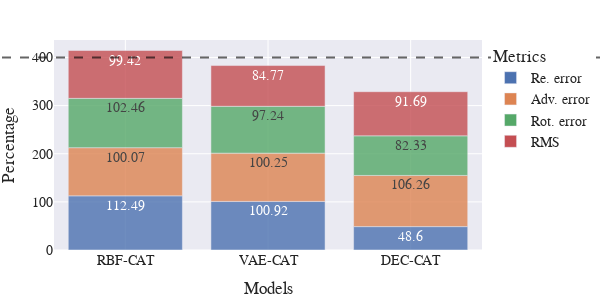

Write notebook code for a chart like this one.
### Code cell
file_name = "FE_vs_FC-CAT"
keys = list(comp_df.keys())
x = [k for k in keys for i in range(4)]
y = []
for k in keys:
    y += [comp_df[k][metric][0][0] for metric in METRICS]
df_formatted = dict(Models=x, Percentage=y, Metrics=METRICS_RENAME*len(keys))
fig = plot_bar(results=df_formatted, title="Generation performance of FC-CAT compared to FE", 
        width=600, add_hline=True, annotation_text="")
save_plot(fig, "img/ref/"+file_name+".svg")
fig.show()

### Figure 1 — Plotly figure (JSON) as saved in the notebook; plotly's stock layout.template omitted (floating-point values rounded to 4 significant figures)
{"data": [{"alignmentgroup": "True", "hovertemplate": "Metrics=Re. error<br>Models=%{x}<br>Percentage=%{text}<extra></extra>", "legendgroup": "Re. error", "marker": {"color": "rgb(76,114,176)", "opacity": 0.8, "pattern": {"shape": ""}}, "name": "Re. error", "offsetgroup": "Re. error", "orientation": "v", "showlegend": true, "text": [112.5, 100.9, 48.6], "textposition": "auto", "type": "bar", "x": ["RBF-CAT", "VAE-CAT", "DEC-CAT"], "xaxis": "x", "y": [112.5, 100.9, 48.6], "yaxis": "y"}, {"alignmentgroup": "True", "hovertemplate": "Metrics=Adv. error<br>Models=%{x}<br>Percentage=%{text}<extra></extra>", "legendgroup": "Adv. error", "marker": {"color": "rgb(221,132,82)", "opacity": 0.8, "pattern": {"shape": ""}}, "name": "Adv. error", "offsetgroup": "Adv. error", "orientation": "v", "showlegend": true, "text": [100.1, 100.2, 106.3], "textposition": "auto", "type": "bar", "x": ["RBF-CAT", "VAE-CAT", "DEC-CAT"], "xaxis": "x", "y": [100.1, 100.2, 106.3], "yaxis": "y"}, {"alignmentgroup": "True", "hovertemplate": "Metrics=Rot. error<br>Models=%{x}<br>Percentage=%{text}<extra></extra>", "legendgroup": "Rot. error", "marker": {"color": "rgb(85,168,104)", "opacity": 0.8, "pattern": {"shape": ""}}, "name": "Rot. error", "offsetgroup": "Rot. error", "orientation": "v", "showlegend": true, "text": [102.5, 97.24, 82.33], "textposition": "auto", "type": "bar", "x": ["RBF-CAT", "VAE-CAT", "DEC-CAT"], "xaxis": "x", "y": [102.5, 97.24, 82.33], "yaxis": "y"}, {"alignmentgroup": "True", "hovertemplate": "Metrics=RMS<br>Models=%{x}<br>Percentage=%{text}<extra></extra>", "legendgroup": "RMS", "marker": {"color": "rgb(196,78,82)", "opacity": 0.8, "pattern": {"shape": ""}}, "name": "RMS", "offsetgroup": "RMS", "orientation": "v", "showlegend": true, "text": [99.42, 84.77, 91.69], "textposition": "auto", "type": "bar", "x": ["RBF-CAT", "VAE-CAT", "DEC-CAT"], "xaxis": "x", "y": [99.42, 84.77, 91.69], "yaxis": "y"}], "layout": {"annotations": [{"showarrow": false, "text": "", "x": 0.5, "xanchor": "center", "xref": "x domain", "y": 400, "yanchor": "bottom", "yref": "y"}], "barmode": "relative", "font": {"family": "Serif", "size": 14}, "height": 300, "legend": {"title": {"text": "Metrics"}, "tracegroupgap": 0}, "margin": {"b": 5, "l": 5, "r": 5, "t": 40}, "shapes": [{"line": {"color": "black", "dash": "dash", "width": 2}, "opacity": 0.6, "type": "line", "x0": -0.5, "x1": 2.5, "xref": "x domain", "y0": 400, "y1": 400, "yref": "y"}], "width": 600, "xaxis": {"anchor": "y", "domain": [0, 1], "title": {"text": "Models"}}, "yaxis": {"anchor": "x", "domain": [0, 1], "title": {"text": "Percentage"}}}}
